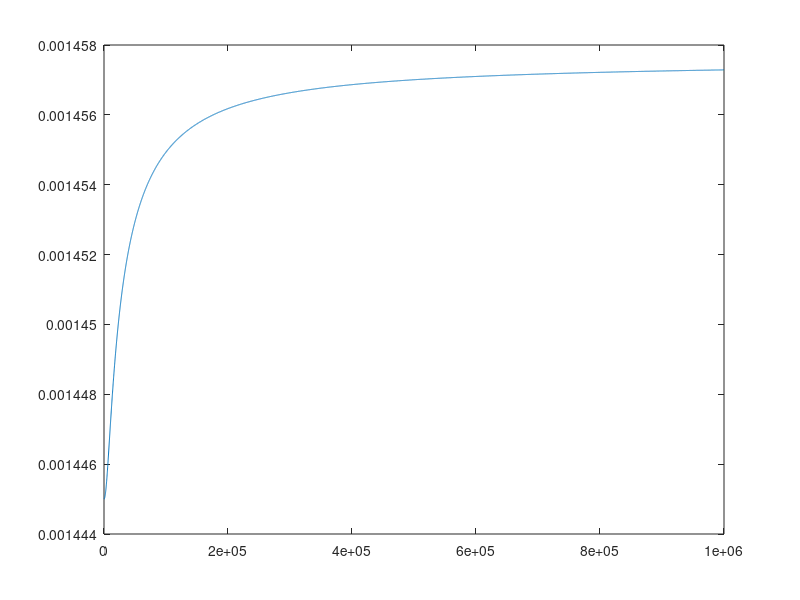

This figure's MATLAB source:
%% Studies magnetically induced viscosity

% Parameters
mu0 = 4*pi*1e-7;
Hn  = 0:100:1e6; %A/m
eta = 1.445/1000; %Pa*s
phi = 0.58 / 100; % Volume fraction of solids
beta = pi/2;
k   = 1.38*1e-23; %Nm/K
T   = 298; %K
d   = 10*1e-9; % Particle diameter (m)
V   = 4/3 * pi*(d/2)^3; % Particle volume(m-3)

% Magnetization
aM    = 459.70*2/pi; % Parameters of the magnetization curve
bM    = 2747.15*2/pi;
cM    = 5.7304*10^(-6);
dM    = 1.0267*10^(-4);
eM    = 0;
M     = (aM*atan(cM*Hn)+bM*atan(dM*Hn)+eM*Hn);

% zeta and tau
zeta = 1.5 * eta * phi;
tau  = 3*V*eta/k/T;

% Viscosity
Deta = zeta * (mu0 * M .* Hn * tau)./(4*zeta + mu0*M.*Hn*tau) * sin(beta)^2;

% Represent
figure
plot(Hn, eta+Deta)